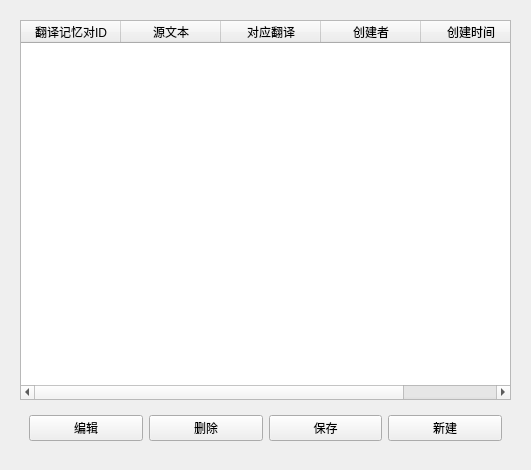
<?xml version="1.0" encoding="UTF-8"?>
<ui version="4.0">
 <class>Form</class>
 <widget class="QWidget" name="Form">
  <property name="geometry">
   <rect>
    <x>0</x>
    <y>0</y>
    <width>531</width>
    <height>470</height>
   </rect>
  </property>
  <property name="windowTitle">
   <string>Form</string>
  </property>
  <layout class="QVBoxLayout" name="verticalLayout_2">
   <item>
    <widget class="QWidget" name="widget" native="true">
     <layout class="QVBoxLayout" name="verticalLayout">
      <item>
       <widget class="QTableWidget" name="tableWidget_item">
        <property name="columnCount">
         <number>5</number>
        </property>
        <column>
         <property name="text">
          <string>翻译记忆对ID</string>
         </property>
        </column>
        <column>
         <property name="text">
          <string>源文本</string>
         </property>
        </column>
        <column>
         <property name="text">
          <string>对应翻译</string>
         </property>
        </column>
        <column>
         <property name="text">
          <string>创建者</string>
         </property>
        </column>
        <column>
         <property name="text">
          <string>创建时间</string>
         </property>
        </column>
       </widget>
      </item>
      <item>
       <widget class="QWidget" name="widget_tool" native="true">
        <layout class="QHBoxLayout" name="horizontalLayout">
         <item>
          <widget class="QPushButton" name="pushButton_edit">
           <property name="text">
            <string>编辑</string>
           </property>
          </widget>
         </item>
         <item>
          <widget class="QPushButton" name="pushButton_delete">
           <property name="text">
            <string>删除</string>
           </property>
          </widget>
         </item>
         <item>
          <widget class="QPushButton" name="pushButton_save">
           <property name="text">
            <string>保存</string>
           </property>
          </widget>
         </item>
         <item>
          <widget class="QPushButton" name="pushButton_createTMitems">
           <property name="text">
            <string>新建</string>
           </property>
          </widget>
         </item>
        </layout>
       </widget>
      </item>
      <item>
       <layout class="QHBoxLayout" name="horizontalLayout_3"/>
      </item>
     </layout>
    </widget>
   </item>
  </layout>
 </widget>
 <resources/>
 <connections/>
</ui>
